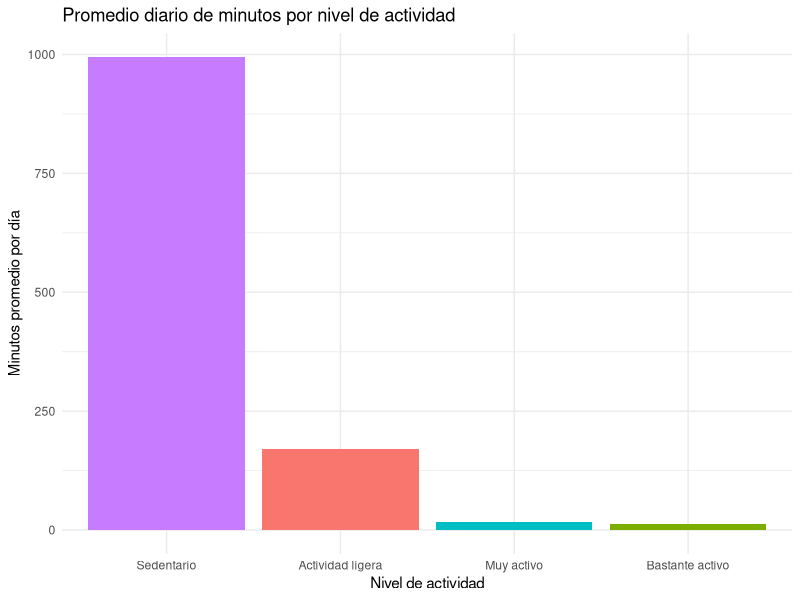

Here is the R script that generated this plot:
library(readr)
library(tidyverse)

activity_minutes <- read_csv("../data/comparacion_actividad.csv")

activity_minutes_long <- activity_minutes %>%
  pivot_longer(
    cols = everything(),
    names_to = "tipo_actividad",
    values_to = "minutos_promedio"
  )

activity_minutes_long <- activity_minutes_long %>%
  mutate(tipo_actividad_label = case_when(
    tipo_actividad == "minutos_sedentarios_promedio" ~ "Sedentario",
    tipo_actividad == "minutos_actividad_ligera_promedio" ~ "Actividad ligera",
    tipo_actividad == "minutos_bastante_activos_promedio" ~ "Bastante activo",
    tipo_actividad == "minutos_muy_activos_promedio" ~ "Muy activo"
  ))


ggplot(activity_minutes_long,
       aes(x = reorder(tipo_actividad_label, -minutos_promedio),
           y = minutos_promedio,
           fill = tipo_actividad_label)) +
  geom_col() +
  labs(
    title = "Promedio diario de minutos por nivel de actividad",
    x = "Nivel de actividad",
    y = "Minutos promedio por día"
  ) +
  theme_minimal() +
  theme(legend.position = "none")

